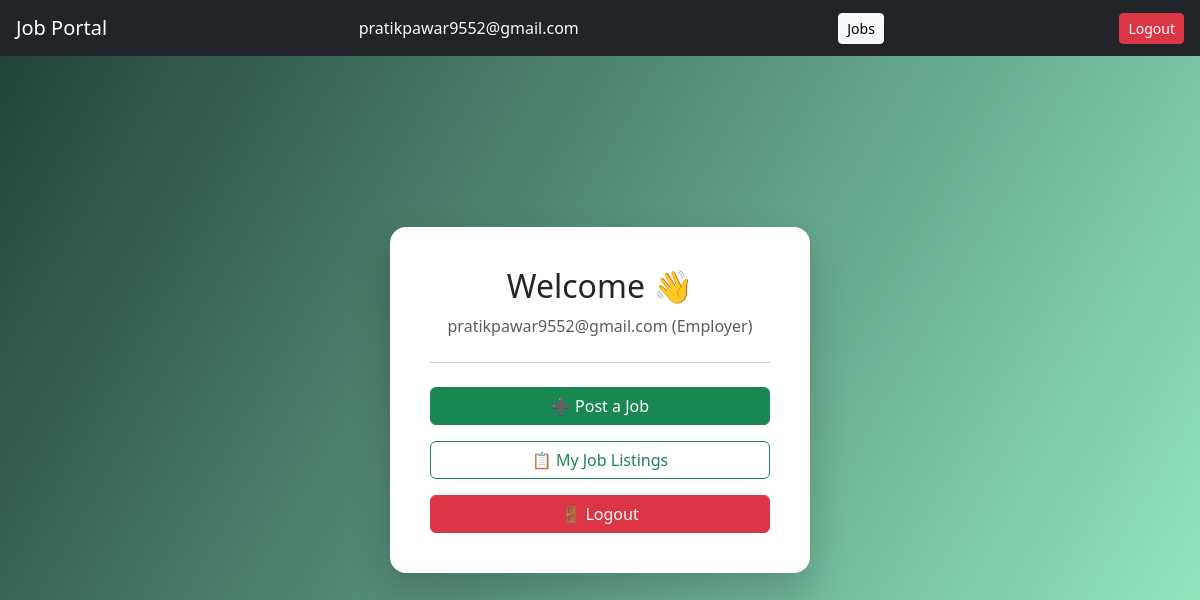
Page /dashboard (signed in) on the committed database.
### models.py (models this page shows)
class User(UserMixin, db.Model):
    id = db.Column(db.Integer, primary_key=True)
    username = db.Column(db.String(150), nullable=False)
    email = db.Column(db.String(150), unique=True, nullable=False)
    password = db.Column(db.String(200), nullable=False)
    role = db.Column(db.String(20), nullable=False)  # jobseeker / employer

### app.py (the view)
@app.route('/dashboard')
@login_required
def dashboard():
    return render_template('dashboard.html')

### app.py (called while the page is built)
@login_manager.user_loader
def load_user(user_id):
    return User.query.get(int(user_id))

### templates/dashboard.html (shortened to what this page needs)
{% extends 'base.html' %}
{% block content %}
<div class="auth-wrapper">
    <div class="auth-card text-center">
        <h2 class="mb-2">Welcome 👋</h2>
        <p class="text-muted">
            {{ current_user.email }} ({{ current_user.role | capitalize }})
        </p>
        <hr class="my-4">
        {% if current_user.role == 'employer' %}
            <a href="{{ url_for('post_job') }}" class="btn btn-success w-100 mb-3">
                ➕ Post a Job
            </a>
            <a href="{{ url_for('my_jobs') }}" class="btn btn-outline-success w-100 mb-3">
                📋 My Job Listings
            </a>
        {% endif %}
        <a href="{{ url_for('logout') }}" class="btn btn-danger w-100">
            🚪 Logout
        </a>
    </div>
</div>
{% endblock %}

### templates/base.html (shortened to what this page needs)
<!DOCTYPE html>
<html lang="en">
<head>
    <link href="https://cdn.jsdelivr.net/npm/bootstrap@5.3.0/dist/css/bootstrap.min.css" rel="stylesheet">
    <link rel="stylesheet" href="{{ url_for('static', filename='css/style.css') }}">
</head>
<body>
<nav class="navbar navbar-dark bg-dark px-3">
    <a class="navbar-brand" href="{{ url_for('dashboard') }}">Job Portal</a>
    {% if current_user.is_authenticated %}
        <span class="text-light me-3">
            {{ current_user.username }}
        </span>
        <a href="{{ url_for('jobs') }}" class="btn btn-sm btn-light ms-2">
    Jobs
</a>
        <a href="{{ url_for('logout') }}" class="btn btn-sm btn-danger">
            Logout
        </a>
    {% endif %}
</nav>
<div class="container mt-4">
    {% block content %}{% endblock %}
</div>
</body>
</html>

### static/css/style.css (style rules this page uses)
body { background: linear-gradient(120deg, #1f4037, #99f2c8); min-height: 100vh; font-family: 'Segoe UI', sans-serif; }
.auth-wrapper { display: flex; justify-content: center; align-items: center; min-height: 80vh; }
.auth-card { background: #ffffff; padding: 40px; width: 100%; max-width: 420px; border-radius: 16px; box-shadow: 0 20px 40px rgba(0,0,0,0.2); animation: fadeIn 0.6s ease-in-out; }

### rows in the picture
User: username "pratikpawar9552@gmail.com", email "pratikpawar9552@gmail.com", role "Employer"
